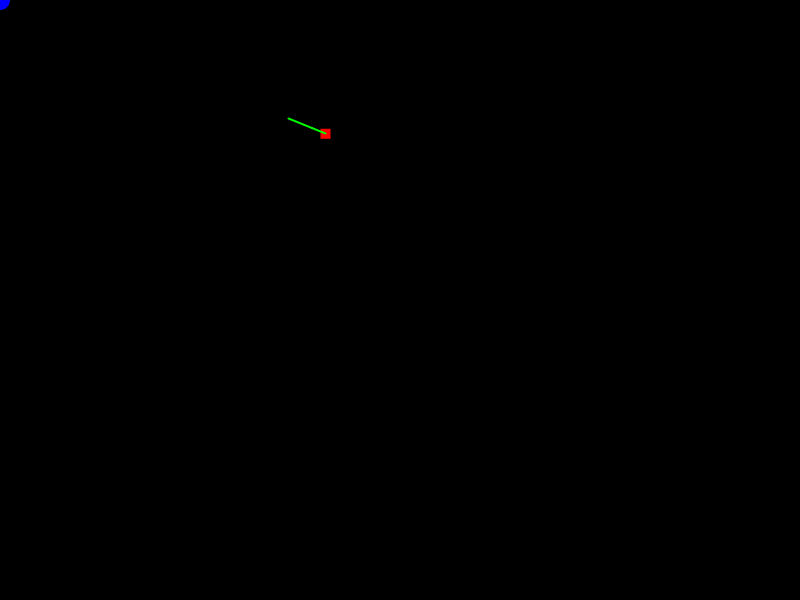
Frame 1 (no input)
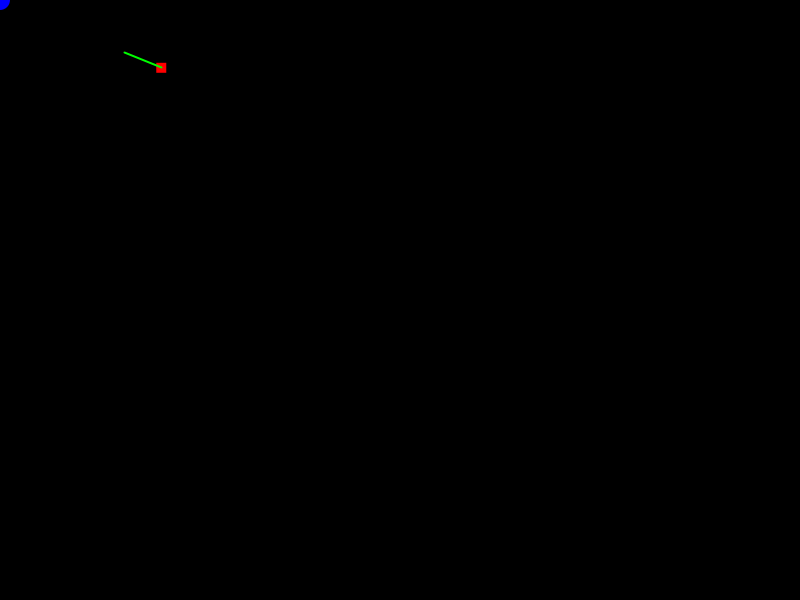
Frame 60 (the mouse pressed at the canvas centre just before this capture)
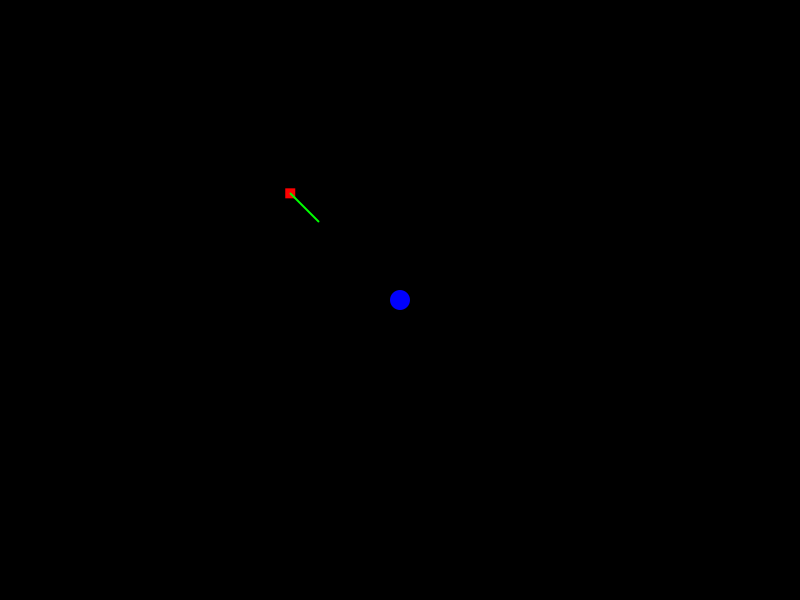
Frame 120 (the mouse held since frame 60 and released just before this capture)

The Processing sketch that drew these frames (run headless with seeded random() and noise(); from frame 60 on, the mouse is pressed at the canvas centre):

// Processing sketch: SeekNormalDemo
// ── SeekNormalDemo.pde
PVector velocity;
PVector dir;

float posX = random(500);
float posY = random(500);

float lineStartX = 0;
float lineStartY = 0;

int chWidth = 10;
int tWidth = 20;


void setup(){
 size(800,600);  
 velocity = new PVector(3, 3);
 
}

void draw(){
  background(0); 
  noCursor();
  
  noStroke();
  fill(0,0,255);
  ellipse(mouseX, mouseY, tWidth, tWidth);
  
  println("fps: " + frameRate);
  
  dir = new PVector(mouseX - posX, mouseY - posY);
  
  dir.normalize();
  
  posX = posX + dir.x * velocity.x;
  posY = posY + dir.y * velocity.y;
  
    
  
  noStroke();
  
  fill(255,0,0);
  
  //rect(mouseX, mouseY,10,10);
  rect(posX, posY, chWidth, chWidth);
  
  stroke(0,255,0,255);
  strokeWeight(2);  
  
  if(pmouseX != mouseX && pmouseY != mouseY){    
      lineStartX = posX;
      lineStartY = posY;
  }
  
  dir.mult(40);
  
  float endX = posX + chWidth/2 + dir.x;
  float endY = posY + chWidth/2 + dir.y;
  
  //line(lineStartX, lineStartY, posX, posY);
  line(posX + chWidth/2, posY + chWidth/2, endX, endY);
  //point(posX, posY);
}
